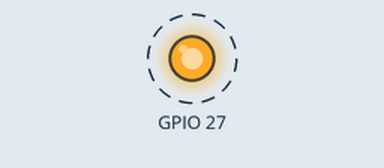
Simulated run of this sketch. Board: ESP32. Shown: output pins drawn as LEDs (lit = HIGH). Dashed ring = blinking.

Above: at 0.05 s.
Timing chart, 0 to 3.0 s (numbered marks = the images above):
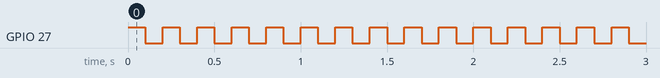

The sketch:

buzzer.ino
```cpp
// we play buzzer of ESP32

// the setup function runs once when you press reset or power the board
void setup() {
  // initialize digital pin BUZZER_Builtin as an output.
  pinMode(27, OUTPUT);
}

// the loop function runs over and over again forever
void loop() {
  digitalWrite(27, HIGH);   // turn the BUZZER on (HIGH is the voltage level)
  delay(100);                       // wait for a second
  digitalWrite(27, LOW);    // turn the BUZZER off by making the voltage LOW
  delay(100);                       // wait for a second
}
```

Measured:
- by itself, GPIO 27: alternates HIGH for 0.10 s and LOW for 0.10 s
